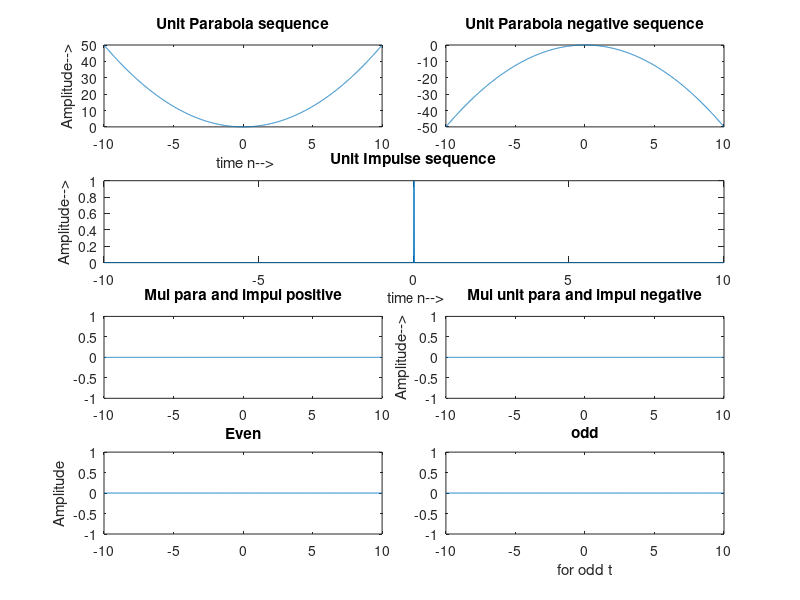

Recreate this plot in MATLAB.
clear all;
clc;
t=-10:.01:10;
parabola=.5*(t.^2);
subplot(4,4,1:2);
plot(t,parabola);
xlabel(' time n-->');
ylabel('Amplitude-->');
title('Unit Parabola sequence');

parabola2=.5*(-t.^2);
subplot(4,4,3:4);
plot(t,parabola2);
%xlabel(' time n-->');
%ylabel('Amplitude-->');
title('Unit Parabola negative sequence');


for i=1:length(t)
    if t(i)<0
        y(i)=0;
    else if t(i)==0
         y(i) = 1;
        else if t(i)>0
                y(i)=0;
            end
        end
    end
end

subplot(4,4,5:8);
plot(t,y);
xlabel(' time n-->');
ylabel('Amplitude-->');
title('Unit Impulse sequence');


for i=1:length(y)
    mul(i) = parabola(i)*y(i);
end

for i=1:length(y)
    mul2(i) = parabola(i)*y(i);
end


subplot(4,4,9:10);
plot(t,mul);
%xlabel(' time n-->');
%ylabel('Amplitude-->');
title('Mul para and impul positive');

subplot(4,4,11:12);
plot(t,mul2);
%xlabel(' time n-->');
ylabel('Amplitude-->');
title('Mul unit para and impul negative');


even=(mul+mul2)/2;
subplot(4,4,13:14);
plot(t,even);

%xlabel(' for even t ');
ylabel('Amplitude');
title(' Even ');

odd=(mul-mul2)/2;
subplot(4,4,15:16);
plot(t,odd);

xlabel(' for odd t ');
%ylabel('Amplitude');
title(' odd ');
